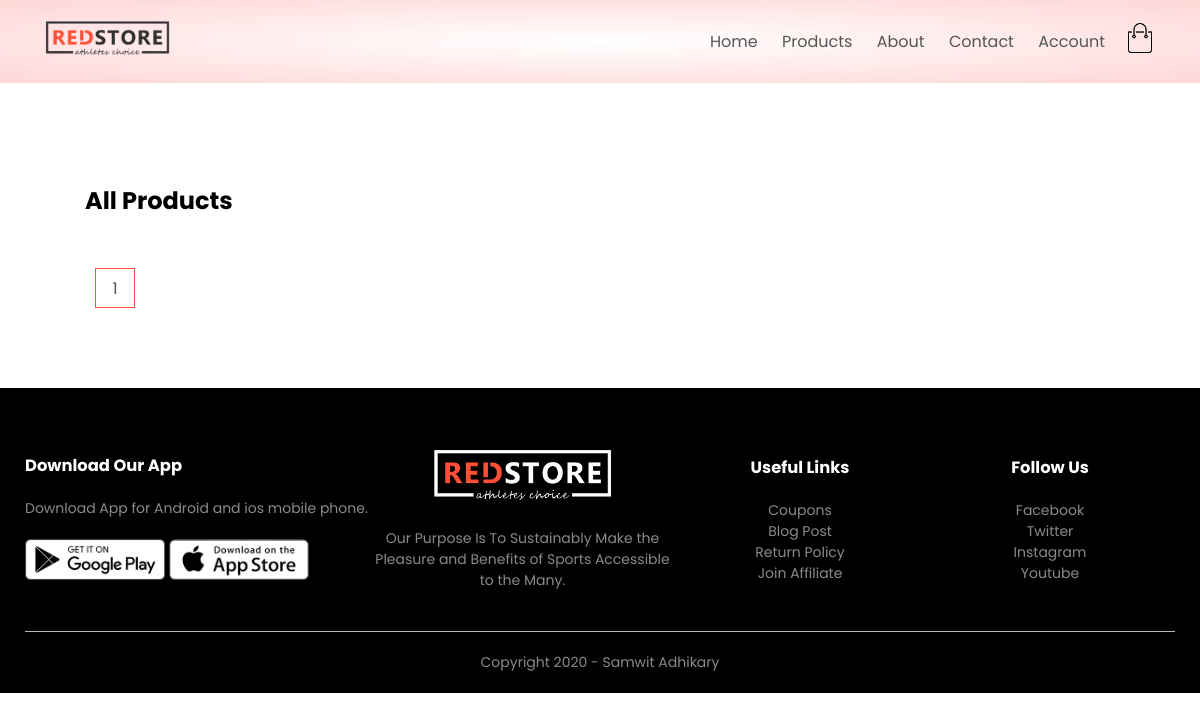
/product_list/, run on an earlier commit of the app's database.
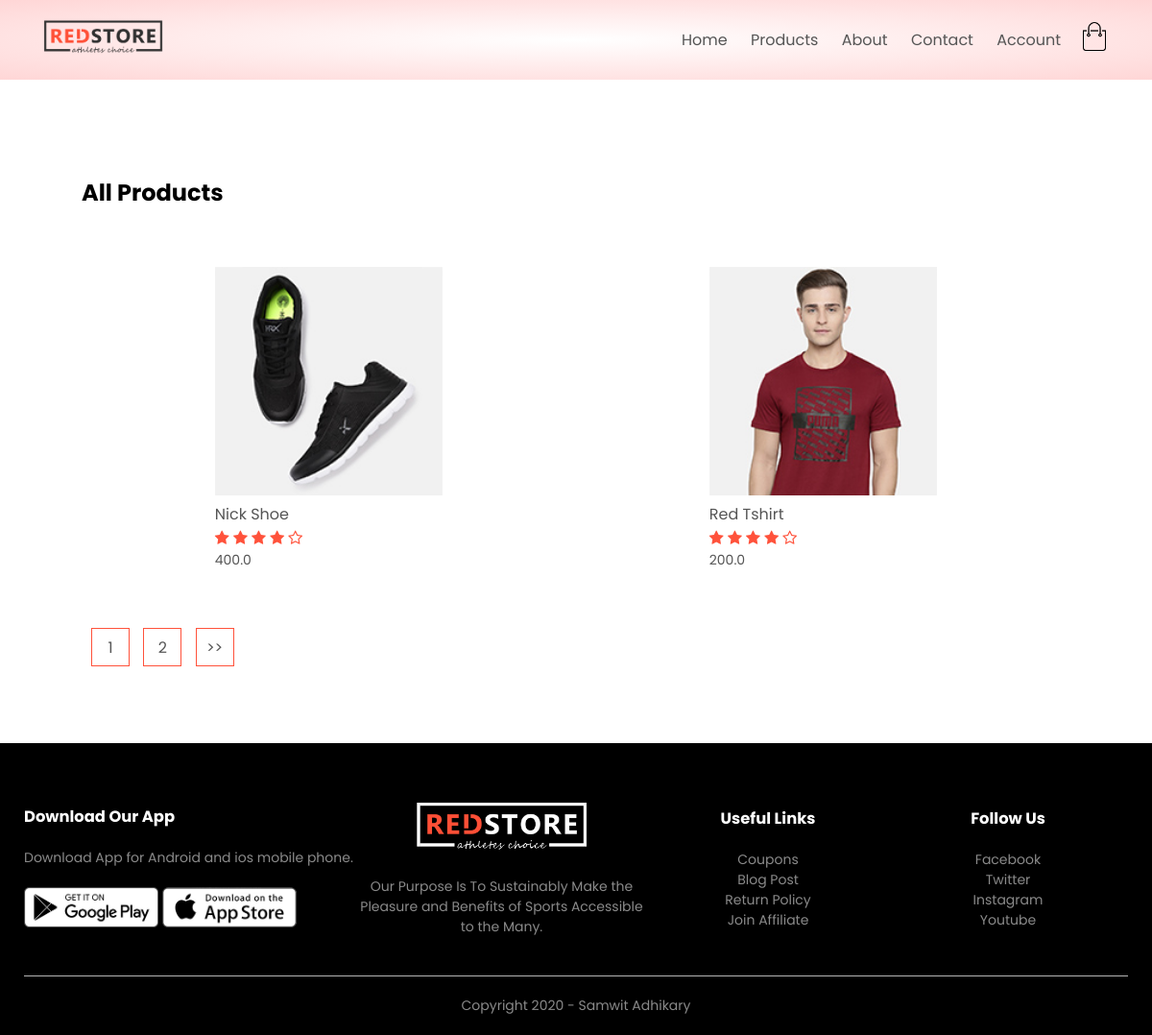
And on a later commit of the database.
### products/models.py (models this page shows, shortened)
class Product(models.Model):
    LIVE=1
    DELETE=0
    DELETE_CHOICES=((LIVE,'Live'),(DELETE,'Delete'))
    title=models.CharField(max_length=200)
    price=models.FloatField()
    description=models.TextField()
    image=models.ImageField(upload_to='media/')
    priority=models.IntegerField(default=0)
    delete_status=models.IntegerField(choices=DELETE_CHOICES,default=LIVE)
    created_at=models.DateTimeField(auto_now_add=True)
    updated_at=models.DateTimeField(auto_now=True)

### products/views.py (the view)
# urls.py: path('product_list/', views.list_products,name='list_product'),
def list_products(request):
    page=1
    if request.GET:
        page=request.GET.get('page',1)
    productObj=Product.objects.order_by('priority')
    product_pag=Paginator(productObj,2)
    productObj=product_pag.get_page(page)
    context={'products':productObj}
    return render(request,'product.html',context)

### products/templatetags/chunks.py (called while the page is built)
@register.filter(name='chunks')
def chunks(lst,chunk_size):
    chunk=[]
    i=0
    for data in lst:
        chunk.append(data)
        i=i+1
        if i==chunk_size:
            yield chunk
            chunk=[]
            i=0
    if chunk:
        yield chunk

### templates/product.html (shortened to what this page needs)
{% extends 'blank_layout.html' %}
{% block content %}
{% include 'product_list.html' %}
{% endblock content %}

### templates/blank_layout.html (shortened to what this page needs)
{% load static %}
<!DOCTYPE html>
<html lang="en">
<head>
    <link rel="stylesheet" type="text/css" href="{% static 'css/style.css' %} ">
    <link rel="stylesheet" href="https://stackpath.bootstrapcdn.com/font-awesome/4.7.0/css/font-awesome.min.css">
</head>
<body>
    <div class="header">
        <div class="container">
            {% include 'menu.html' %}
        </div>
    </div>
    {% block content %}
    {% endblock content %}
    <div class="footer">
        <div class="container">
            <div class="row">
                <div class="footer-col-1">
                    <h3>Download Our App</h3>
                    <p>Download App for Android and ios mobile phone.</p>
                    <div class="app-logo">
                        <img src="{% static 'images/play-store.png' %}">
                        <img src="{% static 'images/app-store.png' %}">
                    </div>
                </div>
                <div class="footer-col-2">
                    <img src="{% static 'images/logo-white.png' %}">
                    <p>Our Purpose Is To Sustainably Make the Pleasure and Benefits of Sports Accessible to the Many.
                    </p>
                </div>
                <div class="footer-col-3">
                    <h3>Useful Links</h3>
                    <ul>
                        <li>Coupons</li>
                        <li>Blog Post</li>
                        <li>Return Policy</li>
                        <li>Join Affiliate</li>
                    </ul>
                </div>
                <div class="footer-col-4">
                    <h3>Follow Us</h3>
                    <ul>
                        <li>Facebook</li>
                        <li>Twitter</li>
                        <li>Instagram</li>
                        <li>Youtube</li>
                    </ul>
                </div>
            </div>
            <hr>
            <p class="copyright">Copyright 2020 - Samwit Adhikary</p>
        </div>
    </div>
</body>
</html>

### templates/menu.html (shortened to what this page needs)
{% load static %}
<div class="navbar">
    <div class="logo">
        <a href="index.html"><img src="{% static 'images/logo.png' %}" alt="logo" width="125px"></a>
    </div>
    <nav>
        <ul id="MenuItems">
            <li><a href="{% url 'home' %}">Home</a></li>
            <li><a href="{% url 'list_product' %}">Products</a></li>
            <li><a href="">About</a></li>
            <li><a href="">Contact</a></li>
            <li><a href="{% url 'account' %}">Account</a></li>
        </ul>
    </nav>
    <a href="{% url 'cart' %}"><img src="{% static 'images/cart.png' %}" width="30px" height="30px"></a>
</div>

### templates/product_list.html (shortened to what this page needs)
{% load static %}
{% load chunks %}
<div class="small-container">
    <div class="row row-2">
        <h2>All Products</h2>
    </div>
    {% for product_chunks in products|chunks:4 %}
    <div class="row">
        {%for product in product_chunks %}
        <div class="col-4">
            <a href="{% url 'detail_product' product.id %}"><img src="{{ product.image.url }}"></a>
            <h4>{{ product.title }}</h4>
            <div class="rating">
                <i class="fa fa-star"></i>
                <i class="fa fa-star"></i>
                <i class="fa fa-star"></i>
                <i class="fa fa-star"></i>
                <i class="fa fa-star-o"></i>
            </div>
            <p>{{ product.price }}</p>
        </div>
        {% endfor %}
    </div>
    {% endfor %}
    <div class="page-btn">
        {% for i in products.paginator.page_range %}
        <a href="?page={{i}}"><span>{{i}}</span></a>
        {% endfor %}
        {% if products.has_next %}
        <a href="?page={{products.next_page_number}}"><span>>></span></a>
        {% endif %}
    </div>
</div>

### static/css/style.css (style rules this page uses)
* { margin: 0; padding: 0; box-sizing: border-box; }
body { font-family: 'Poppins', sans-serif; }
.navbar { display: flex; align-items: center; padding: 20px; }
nav { flex: 1; text-align: right; }
nav ul { display: inline-block; list-style-type: none; }
nav ul li { display: inline-block; margin-right: 20px; }
a { text-decoration: none; color: #555; }
p { color: #555; }
.container { max-width: 1300px; margin: auto; padding-left: 25px; padding-right: 25px; }
.row { display: flex; align-items: center; flex-wrap: wrap; justify-content: space-around; }
.header { background: radial-gradient(#fff,#ffd6d6); }
.small-container { max-width: 1080px; margin: auto; padding-left: 25px; padding-right: 25px; }
.col-4 { flex-basis: 25%; padding: 10px; min-width: 200px; margin-bottom: 50px; transition: transform 0.5s; }
.col-4 img { width: 100%; }
h4 { color: #555; font-weight: normal; }
.col-4 p { font-size: 14px; }
.rating .fa { color: #ff523b; }
.footer { background: black; color: #8a8a8a; font-size: 14px; padding: 60px 0 20px; }
.footer p { color: #8a8a8a; }
.footer h3 { color: #fff; margin-bottom: 20px; }
.footer-col-1, .footer-col-2, .footer-col-3, .footer-col-4 { min-width: 250px; margin-bottom: 20px; }
.footer-col-1 { flex-basis: 30%; }
.footer-col-2 { flex: 1; text-align: center; }
.footer-col-2 img { width: 180px; margin-bottom: 20px; }
.footer-col-3, .footer-col-4 { flex-basis: 12%; text-align: center; }
ul { list-style-type: none; }
.app-logo { margin-top: 20px; }
.app-logo img { width: 140px; }
.footer hr { border: none; background: #b5b5b5; height: 1px; margin: 20px 0; }
.copyright { text-align: center; }
.row-2 { justify-content: space-between; margin: 100px auto 50px; }
.page-btn { margin: 0 auto 80px; }
.page-btn span { display: inline-block; border: 1px solid #ff523b; margin-left: 10px; width: 40px; height: 40px; text-align: center; line-height: 40px; cursor: pointer; }

What changed in the data, as far as the page shows it:
added Product: image (picture), title "Nick Shoe", price "400.0"
added Product: image (picture), title "Red Tshirt", price "200.0"
Also different on the page:
new list line: "2"
